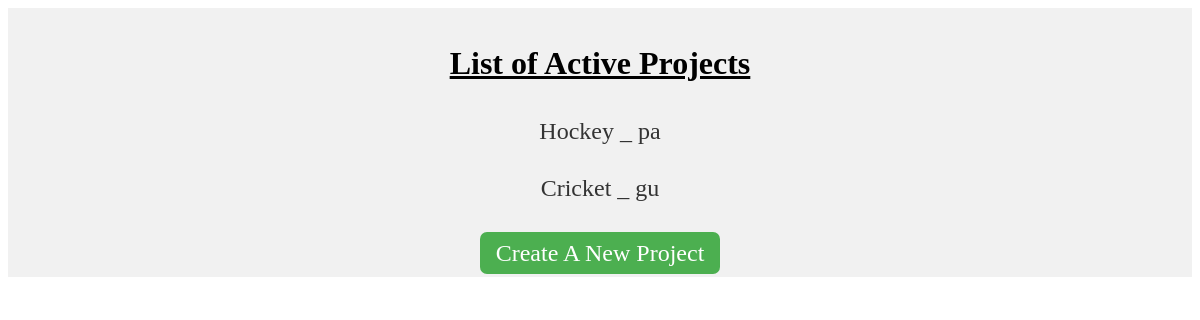
Before: / with the older database file.
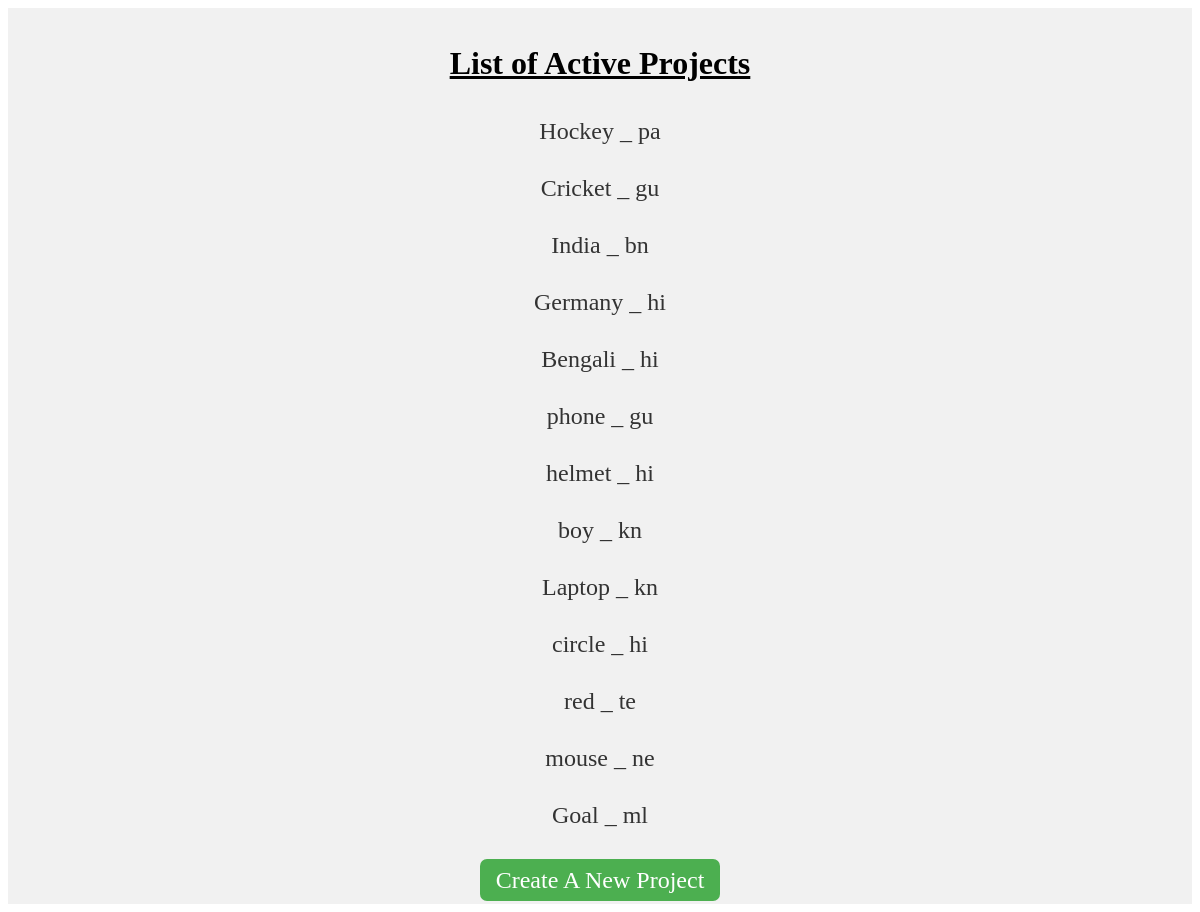
After: the same page with the newer database file.
### project/models.py (models this page shows)
class project(models.Model):    #######################capital
    articleTitle = models.CharField(max_length=100)
    targetLanguage = models.CharField(max_length=100)

### project/views.py (the view)
# urls.py: path('', listProjects, name=''),
def listProjects(request):
    projects = pro.objects.all()
    return render(request, 'listProjects.html', {'projects': projects})

### templates/listProjects.html
<div style="text-align: center; background-color: #f1f1f1; padding: 10px;">
    <h2 style="font-size: 2rem; text-decoration: underline;">List of Active Projects</h2>
    {% for project in projects %}
        <a href="{% url 'sentences' project.id %}" style="text-decoration: none; color: #333; font-size: 1.5rem; display: inline-block; margin-bottom: 10px; padding: 10px;">
            {{ project.articleTitle }} {{"_"}} {{ project.targetLanguage }}
        </a><br>
    {% endfor %}
    <br>
    <a href="{% url 'project' %}" style="background-color: #4CAF50; color: white; padding: 0.5rem 1rem; border-radius: 7px; text-decoration: none; font-size: 1.5rem; margin-top: 1rem;">Create A New Project</a>
</div>

Changed rows visible on the page:
added project: articleTitle "India", value "_", targetLanguage "bn"
added project: articleTitle "Germany", value "_", targetLanguage "hi"
added project: articleTitle "Bengali", value "_", targetLanguage "hi"
added project: articleTitle "phone", value "_", targetLanguage "gu"
added project: articleTitle "helmet", value "_", targetLanguage "hi"
added project: articleTitle "boy", value "_", targetLanguage "kn"
added project: articleTitle "Laptop", value "_", targetLanguage "kn"
added project: articleTitle "circle", value "_", targetLanguage "hi"
added project: articleTitle "red", value "_", targetLanguage "te"
added project: articleTitle "mouse", value "_", targetLanguage "ne"
added project: articleTitle "Goal", value "_", targetLanguage "ml"
